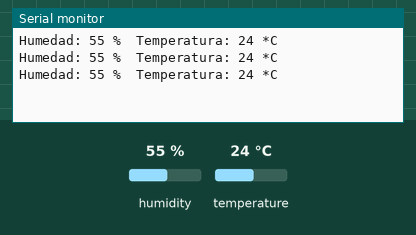
This sketch was run on a simulated Arduino Uno, built with avr-gcc and run on an emulated ATmega328P. Shown: the last lines printed to the serial monitor. The inputs (shaded band) are chosen by the test bench; at power-on: humidity 55 %, temperature 24 °C.

Above: at 2.8 s.
2.9 s: humidity set to 22 %
At 4.5 s:
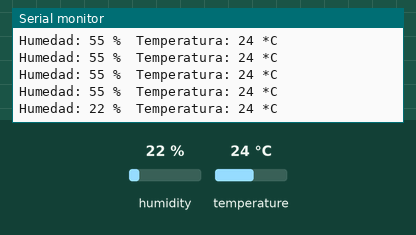
5.6 s: temperature set to 12 °C
At 7.7 s:
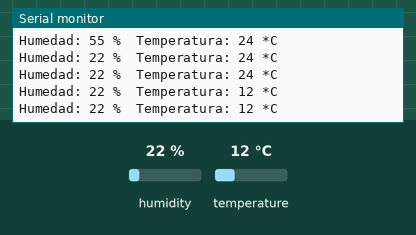
8.3 s: humidity set to 40 %
At 10.0 s:
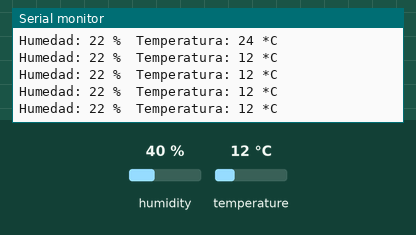
Timing chart, 0 to 11.5 s (numbered marks = the images above; inputs shaded):
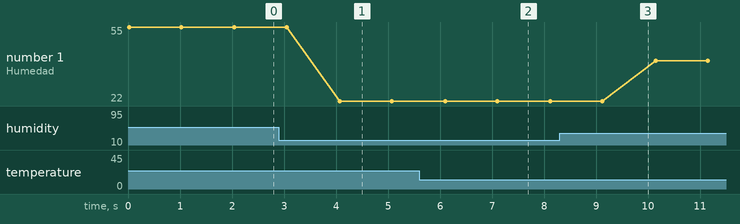

The sketch:

sensor-temperatura.ino
```cpp
#include "DHT.h"
#define DHTPIN 5
#define DHTTYPE DHT11

DHT dht(DHTPIN, DHTTYPE);
int maxh=0, minh=100, maxt=0, mint=100;

void setup()
{
  Serial.begin(9600);
  dht.begin();
}

void loop()
{
  int h = dht.readHumidity();
  int t = dht.readTemperature();

  if (isnan(t) || isnan(h))
  {
    Serial.println("Fallo al leer del sensor DHT");
  } else {
    Serial.print("Humedad: ");
    Serial.print(h);
    Serial.print(" %\t");
    Serial.print("Temperatura: ");
    Serial.print(t);
    Serial.println(" *C");
  }
  delay(1000);
}
```

Measured:
- after the input at 2.9 s, the serial monitor: prints a new line after 1.2 s (image 1)
- after the input at 5.6 s, the serial monitor: prints a new line after 0.50 s (image 2)
- plotted number 1: 55 → 22 after the input at 2.9 s, 22 → 40 after the input at 8.3 s
